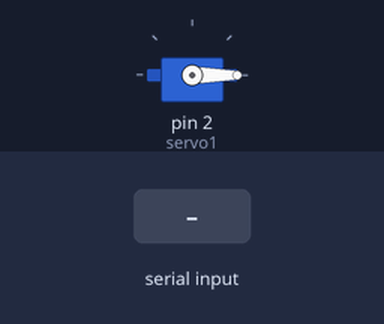
The sketch below on a simulated Arduino Uno, built with avr-gcc and run on an emulated ATmega328P. Parts: servo. The inputs (shaded band) are chosen by the test bench. What the sketch prints to the serial monitor is not drawn.

Above: at 1.2 s.
1.3 s: byte 30 received over Serial
At 3.1 s:
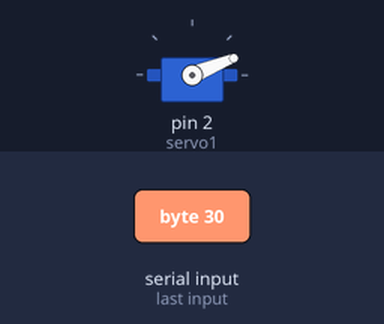
3.5 s: byte 90 received over Serial
At 4.7 s:
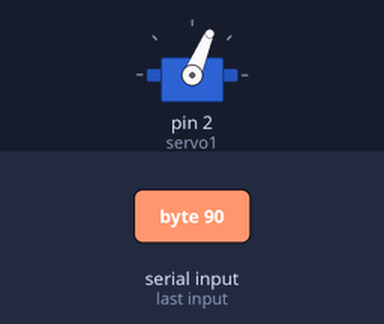
5.5 s: byte 120 received over Serial
At 7.4 s:
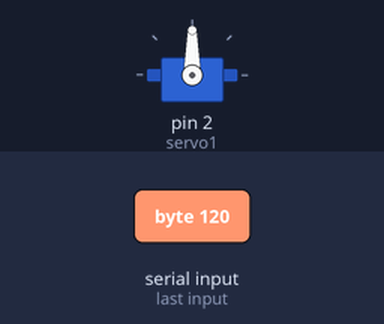
Timing chart, 0 to 8.9 s (numbered marks = the images above; inputs shaded):
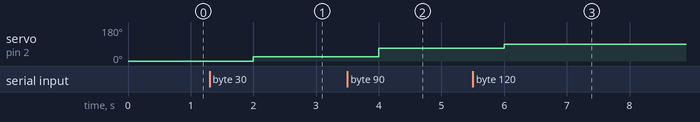

Measured:
- after the input at 1.3 s, servo on pin 2 (servo1): 0° → 22° after 0.70 s
- after the input at 3.5 s, servo on pin 2 (servo1): 22° → 67° after 0.50 s
- after the input at 5.5 s, servo on pin 2 (servo1): 67° → 90° after 0.50 s

The sketch:

tasar_m_projesi.ino
```cpp
#include <Servo.h>

Servo servo1;
int inbyte=0;
double i;
void setup(){

  servo1.attach(2);
  Serial.begin(9600);
  Serial.println("Start!");

  servo1.write(90);
}


void loop(){

  if(Serial.available()>0)
  {
    inbyte=Serial.read();
    i=map(inbyte,0,320,0,240);
  }
    servo1.write(i);
    Serial.print(i);
    delay(1000);

}
```
